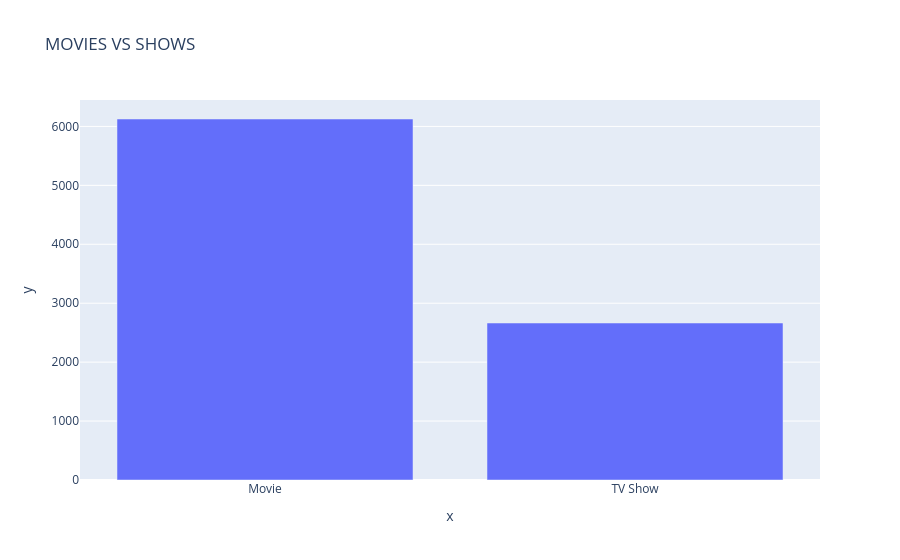

The notebook cell saved with this chart:
### Code cell
fig = px.bar(x = content_type.index,y = content_type.values,title="MOVIES VS SHOWS")
fig.write_image("temp.png")
from IPython.display import Image
Image("temp.png")

### Figure 1 — Plotly figure (JSON) as saved in the notebook; plotly's stock layout.template omitted (floating-point values rounded to 4 significant figures)
{"data": [{"hovertemplate": "x=%{x}<br>y=%{y}<extra></extra>", "legendgroup": "", "marker": {"color": "#636efa", "pattern": {"shape": ""}}, "name": "", "orientation": "v", "showlegend": false, "textposition": "auto", "type": "bar", "x": ["Movie", "TV Show"], "xaxis": "x", "y": [6126, 2664], "yaxis": "y"}], "layout": {"barmode": "relative", "legend": {"tracegroupgap": 0}, "title": {"text": "MOVIES VS SHOWS"}, "xaxis": {"anchor": "y", "domain": [0, 1], "title": {"text": "x"}}, "yaxis": {"anchor": "x", "domain": [0, 1], "title": {"text": "y"}}}}
